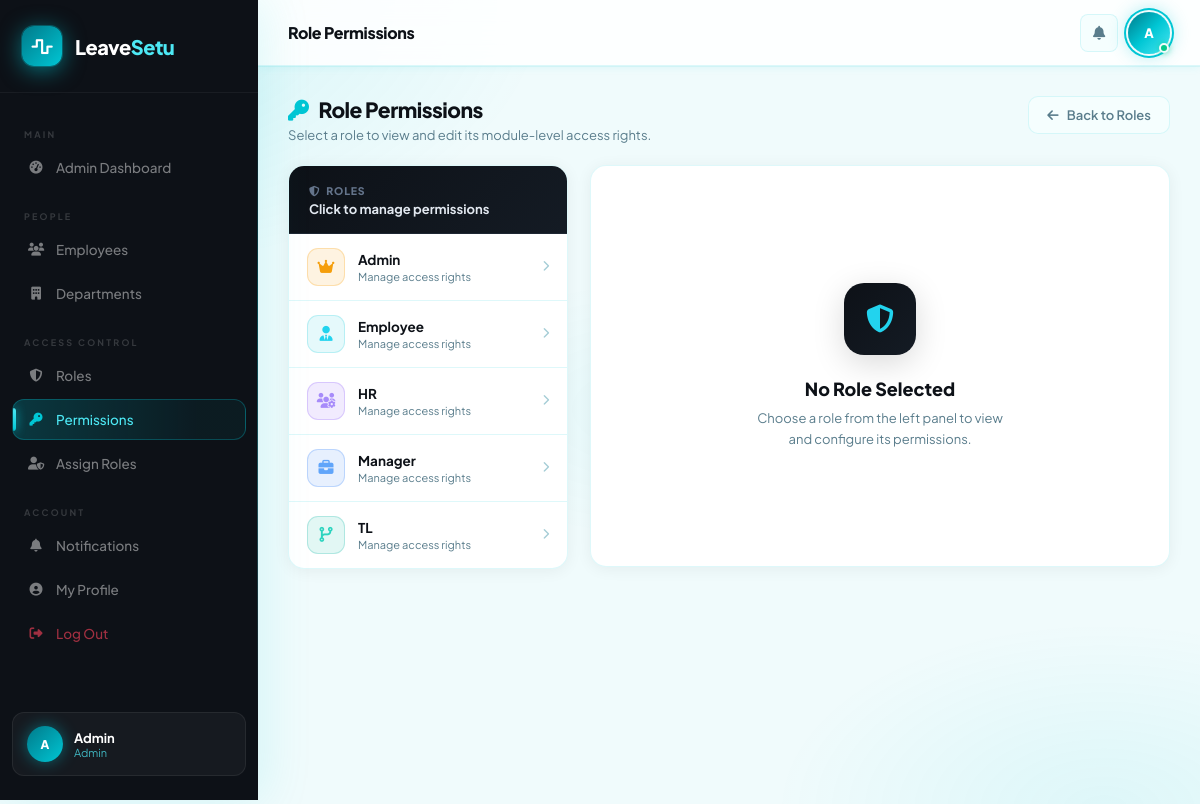
Screenshot of /permissions/ (signed in) with the database file from the repository.
### users/models.py (models this page shows, shortened)
class User(AbstractUser):
    email = models.EmailField(unique=True)
    role = models.ForeignKey(
        Role,
        on_delete=models.SET_NULL,
        null=True,
        blank=True
    )
    department = models.ForeignKey(
        Department,
        on_delete=models.SET_NULL,
        null=True,
        blank=True
    )
    reporting_manager = models.ForeignKey(
        "self",
        on_delete=models.SET_NULL,
        null=True,
        blank=True,
        related_name="team_members"
    )
    phone = models.CharField(max_length=15, blank=True, null=True)
    date_of_joining = models.DateField(null=True, blank=True)
    is_senior = models.BooleanField(default=False)
    USERNAME_FIELD = "email"
    REQUIRED_FIELDS = ["username"]

class Role(models.Model):
    name = models.CharField(max_length=50, unique=True)

### users/views.py (the view, shortened to what this page needs)
# urls.py: path('permissions/',          views.role_permission_list, name='role_permission_list'),
@login_required
def role_permission_list(request):
    if not _is_admin(request):
        messages.error(request, "Access denied. Admins only.")
        return redirect('admin_dashboard')
    roles      = Role.objects.all().order_by('name')
    selected_pk = request.GET.get('role', '').strip()
    selected_role = None
    perm_rows     = []
    context = {
        'roles':         roles,
        'selected_role': selected_role,
        'perm_rows':     perm_rows,
        'modules':       MODULES,
    }
    return render(request, 'role_permission_list.html', context)

### users/views.py (called while the page is built)
def _is_admin(request):
    role = getattr(request.user, 'role', None)
    return bool(role and role.name == 'Admin')

### users/templates/role_permission_list.html (shortened to what this page needs)
{% extends 'base.html' %}
{% block page_title %}Role Permissions{% endblock %}
{% block content %}
<div style="display:flex;align-items:flex-start;justify-content:space-between;flex-wrap:wrap;gap:14px;margin-bottom:22px;" class="animate-in">
    <div>
        <div style="font-size:21px;font-weight:800;color:var(--text);letter-spacing:-0.5px;">
            <i class="fa-solid fa-key" style="color:var(--aqua);margin-right:10px;"></i>Role Permissions
        </div>
        <div style="font-size:13px;color:var(--text-muted);margin-top:4px;">
            Select a role to view and edit its module-level access rights.
        </div>
    </div>
    <a href="{% url 'role_list' %}"
       style="background:var(--surface2);color:var(--text-muted);border:1px solid var(--border);
              padding:10px 18px;border-radius:10px;font-size:13px;font-weight:600;
              display:inline-flex;align-items:center;gap:8px;text-decoration:none;transition:all 0.18s;">
        <i class="fa-solid fa-arrow-left"></i> Back to Roles
    </a>
</div>
<div class="rp-layout animate-in delay-1">
    <div class="role-panel">
        <div class="role-panel-head">
            <div class="role-panel-title"><i class="fa-solid fa-shield-halved" style="margin-right:6px;"></i>Roles</div>
            <div class="role-panel-subtitle">Click to manage permissions</div>
        </div>
        {% for role in roles %}
        <a href="?role={{ role.pk }}"
           class="role-item {% if selected_role and selected_role.pk == role.pk %}active{% endif %}">
            <div class="ri-icon {% if role.name == 'Admin' %}ri-admin{% elif role.name == 'HR' %}ri-hr{% elif role.name == 'Manager' %}ri-manager{% elif role.name == 'TL' %}ri-tl{% else %}ri-default{% endif %}">
                {% if role.name == "Admin" %}<i class="fa-solid fa-crown"></i>
                {% elif role.name == "HR" %}<i class="fa-solid fa-users-gear"></i>
                {% elif role.name == "Manager" %}<i class="fa-solid fa-briefcase"></i>
                {% elif role.name == "TL" %}<i class="fa-solid fa-code-branch"></i>
                {% else %}<i class="fa-solid fa-user-tie"></i>{% endif %}
            </div>
            <div class="ri-info">
                <div class="ri-name">{{ role.name }}</div>
                <div class="ri-sub">Manage access rights</div>
            </div>
            <i class="fa-solid fa-chevron-right ri-arrow"></i>
        </a>
        {% empty %}
        <div style="padding:40px 20px;text-align:center;color:var(--text-muted);font-size:13px;">
            No roles yet. <a href="{% url 'role_list' %}">Create one.</a>
        </div>
        {% endfor %}
    </div>
    <div class="perm-panel">
        {% if not selected_role %}
        <div class="perm-empty">
            <div class="perm-empty-icon"><i class="fa-solid fa-shield-halved"></i></div>
            <div class="perm-empty-title">No Role Selected</div>
            <div class="perm-empty-sub">Choose a role from the left panel to view and configure its permissions.</div>
        </div>
        {% endif %}
    </div>
</div>
{% endblock %}

### templates/base.html (shortened to what this page needs)
<!DOCTYPE html>
<html lang="en">
<head>
    <link rel="stylesheet" href="https://cdnjs.cloudflare.com/ajax/libs/font-awesome/6.5.0/css/all.min.css">
</head>
<body>
{% if request.user.is_authenticated %}
<aside class="sidebar" id="sidebar">
    <div class="sidebar-logo">
        <div class="logo-mark">
            <i class="fa-solid fa-wave-square"></i>
        </div>
        <span class="logo-text">Leave<span>Setu</span></span>
    </div>
    <nav class="sidebar-nav">
        <div class="nav-section-label">Main</div>
        {% if request.user.role %}
            {% if request.user.role.name == "Admin" %}
            <a href="{% url 'admin_dashboard' %}" class="nav-item {% if request.resolver_match.url_name == 'admin_dashboard' %}active{% endif %}">
                <i class="fa-solid fa-gauge-high nav-icon"></i> Admin Dashboard
            </a>
            {% elif request.user.role.name == "TL" %}
            <a href="{% url 'tl_dashboard' %}" class="nav-item {% if request.resolver_match.url_name == 'tl_dashboard' %}active{% endif %}">
                <i class="fa-solid fa-gauge-high nav-icon"></i> Dashboard
            </a>
            {% elif request.user.role.name == "HR" %}
            <a href="{% url 'hr_dashboard' %}" class="nav-item {% if request.resolver_match.url_name == 'hr_dashboard' %}active{% endif %}">
                <i class="fa-solid fa-gauge-high nav-icon"></i> Dashboard
            </a>
            {% elif request.user.role.name == "Manager" %}
            <a href="{% url 'manager_dashboard' %}" class="nav-item {% if request.resolver_match.url_name == 'manager_dashboard' %}active{% endif %}">
                <i class="fa-solid fa-gauge-high nav-icon"></i> Dashboard
            </a>
            {% else %}
            <a href="{% url 'employee_dashboard' %}" class="nav-item {% if request.resolver_match.url_name == 'employee_dashboard' %}active{% endif %}">
                <i class="fa-solid fa-gauge-high nav-icon"></i> Dashboard
            </a>
            {% endif %}
        {% endif %}
        {% if request.user.role and request.user.role.name in "HR Manager Admin" %}
        <div class="nav-section-label">People</div>
        <a href="{% url 'hr_employee_list' %}" class="nav-item {% if request.resolver_match.url_name == 'hr_employee_list' %}active{% endif %}">
            <i class="fa-solid fa-users nav-icon"></i> Employees
        </a>
        {% endif %}
        {% if request.user.role and request.user.role.name == "Admin" %}
        <a href="{% url 'department_list' %}" class="nav-item {% if request.resolver_match.url_name == 'department_list' or request.resolver_match.url_name == 'department_detail' %}active{% endif %}">
            <i class="fa-solid fa-building nav-icon"></i> Departments
        </a>
        <div class="nav-section-label">Access Control</div>
        <a href="{% url 'role_list' %}" class="nav-item {% if request.resolver_match.url_name == 'role_list' %}active{% endif %}">
            <i class="fa-solid fa-shield-halved nav-icon"></i> Roles
        </a>
        <a href="{% url 'role_permission_list' %}" class="nav-item {% if request.resolver_match.url_name == 'role_permission_list' %}active{% endif %}">
            <i class="fa-solid fa-key nav-icon"></i> Permissions
        </a>
        <a href="{% url 'assign_role' %}" class="nav-item {% if request.resolver_match.url_name == 'assign_role' %}active{% endif %}">
            <i class="fa-solid fa-user-shield nav-icon"></i> Assign Roles
        </a>
        {% endif %}
        <div class="nav-section-label">Account</div>
        <a href="{% url 'notifications' %}" class="nav-item {% if request.resolver_match.url_name == 'notifications' %}active{% endif %}">
            <i class="fa-solid fa-bell nav-icon"></i> Notifications
        </a>
        <a href="{% url 'dashboard' %}" class="nav-item {% if request.resolver_match.url_name == 'dashboard' %}active{% endif %}">
            <i class="fa-solid fa-circle-user nav-icon"></i> My Profile
        </a>
        <a href="{% url 'logout' %}" class="nav-item" style="color:rgba(240,64,88,0.65);">
            <i class="fa-solid fa-right-from-bracket nav-icon"></i> Log Out
        </a>
    </nav>
    <div class="sidebar-user">
        <div class="user-avatar-sidebar">
            {{ request.user.first_name|first|upper }}{{ request.user.last_name|first|upper }}
        </div>
        <div class="user-info">
            <div class="user-name">{{ request.user.get_full_name|default:request.user.username }}</div>
            <div class="user-role">{% if request.user.role %}{{ request.user.role.name }}{% else %}N/A{% endif %}</div>
        </div>
    </div>
</aside>
{% endif %}
<div class="main-wrapper" {% if not request.user.is_authenticated %}style="margin-left:0;"{% endif %}>
    {% if request.user.is_authenticated %}
    <header class="topbar">
        <h1 class="topbar-title">{% block page_title %}Dashboard{% endblock %}</h1>
        <div class="topbar-actions">
            <a href="{% url 'notifications' %}" class="icon-btn">
                <i class="fa-solid fa-bell"></i>
            </a>
            <div class="profile-dropdown-wrapper" id="profileWrapper">
                <div class="avatar-wrapper" onclick="toggleProfileDropdown()" title="My Profile">
                    <div class="topbar-avatar">
                        {{ request.user.first_name|first|upper }}{{ request.user.last_name|first|upper }}
                    </div>
                </div>
            </div>
        </div>
    </header>
    {% endif %}
    <main class="page-content">
        {% block content %}{% endblock %}
    </main>
</div>
</body>
</html>

### users/templates/role_permission_list.html (style rules this page uses)
.rp-layout { display: grid; grid-template-columns: 280px 1fr; gap: 22px; align-items: start; }
.role-panel { background: var(--surface); border: 1px solid var(--border); border-radius: 16px; overflow: hidden; box-shadow: 0 2px 16px rgba(0,0,0,0.06); position: sticky; top: 24px; }
.role-panel-head { background: linear-gradient(135deg, #0d1117, #141b24); padding: 18px 20px 16px; border-bottom: 1px solid #1e2733; }
.role-panel-title { font-size: 10.5px; font-weight: 800; color: #64748b; text-transform: uppercase; letter-spacing: 0.8px; margin-bottom: 3px; }
.role-panel-subtitle { font-size: 13px; font-weight: 700; color: #e2e8f0; }
.role-item { display: flex; align-items: center; gap: 13px; padding: 14px 18px; border-bottom: 1px solid var(--border); text-decoration: none; cursor: pointer; transition: all 0.18s; position: relative; }
.role-item:last-child { border-bottom: none; }
.ri-icon { width: 38px; height: 38px; border-radius: 11px; display: flex; align-items: center; justify-content: center; font-size: 15px; flex-shrink: 0; }
.ri-admin { background: rgba(245,158,11,0.12); color: #f59e0b; border: 1px solid rgba(245,158,11,0.25); }
.ri-hr { background: rgba(139,92,246,0.12); color: #a78bfa; border: 1px solid rgba(139,92,246,0.25); }
.ri-manager { background: rgba(59,130,246,0.12); color: #60a5fa; border: 1px solid rgba(59,130,246,0.25); }
.ri-tl { background: rgba(20,184,166,0.12); color: #2dd4bf; border: 1px solid rgba(20,184,166,0.25); }
.ri-default { background: rgba(0,198,212,0.10); color: #22d3ee; border: 1px solid rgba(0,198,212,0.2); }
.ri-info { flex: 1; min-width: 0; }
.ri-name { font-size: 13.5px; font-weight: 700; color: var(--text); }
.ri-sub { font-size: 11px; color: var(--text-muted); margin-top: 2px; }
.ri-arrow { font-size: 11px; color: var(--text-faint); transition: all 0.18s; }
.perm-panel { background: var(--surface); border: 1px solid var(--border); border-radius: 16px; overflow: hidden; box-shadow: 0 2px 16px rgba(0,0,0,0.06); }
.perm-empty { display: flex; flex-direction: column; align-items: center; justify-content: center; padding: 80px 40px; text-align: center; min-height: 400px; }
.perm-empty-icon { width: 72px; height: 72px; border-radius: 20px; background: linear-gradient(135deg, #0d1117, #141b24); display: flex; align-items: center; justify-content: center; font-size: 28px; color: #22d3ee; margin-bottom: 22px; box-shadow: 0 8px 32px rgba(0,0,0,0.15); }
.perm-empty-title { font-size: 18px; font-weight: 800; color: var(--text); margin-bottom: 8px; }
.perm-empty-sub { font-size: 13px; color: var(--text-muted); max-width: 260px; line-height: 1.6; }

### rows the page displays
User: user.first_name|first "A", user.get_full_name "Admin", user.role.name "Admin"
Role: name "Admin"
Role: name "Employee"
Role: name "HR"
Role: name "Manager"
Role: name "TL"
